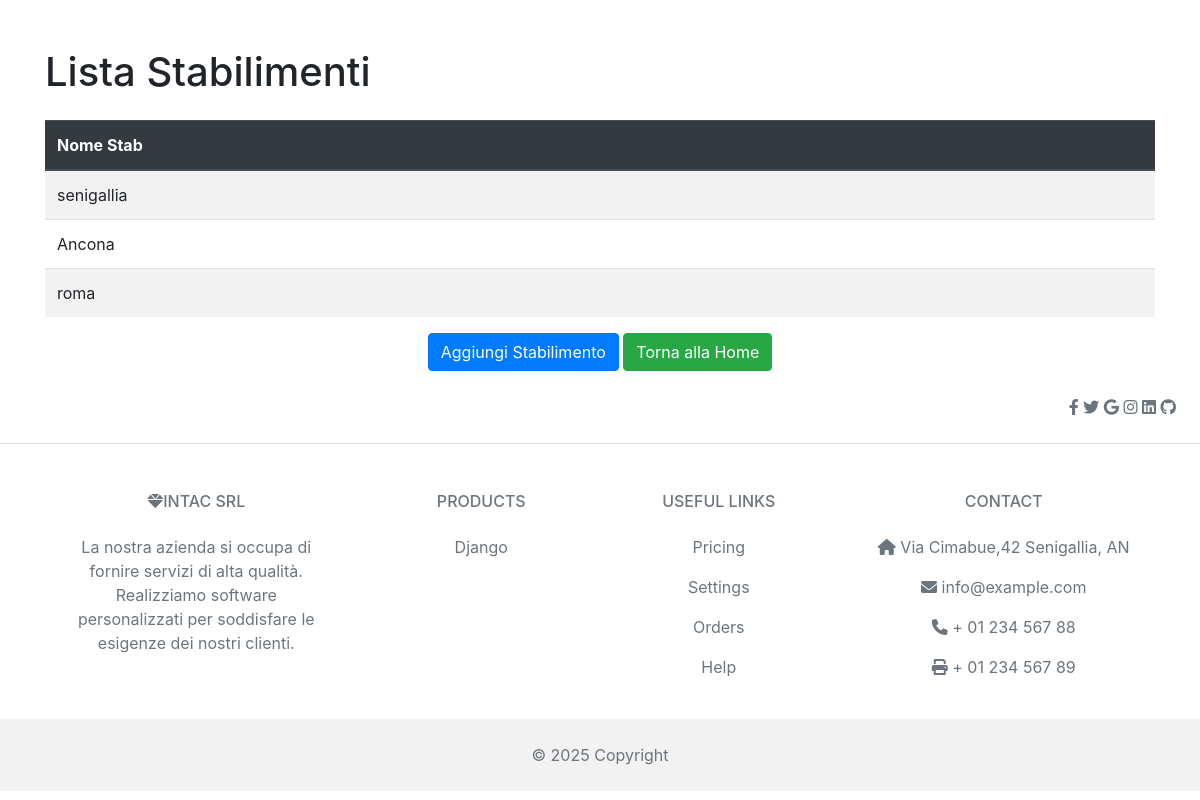
Page /stab/ on the earlier database version.
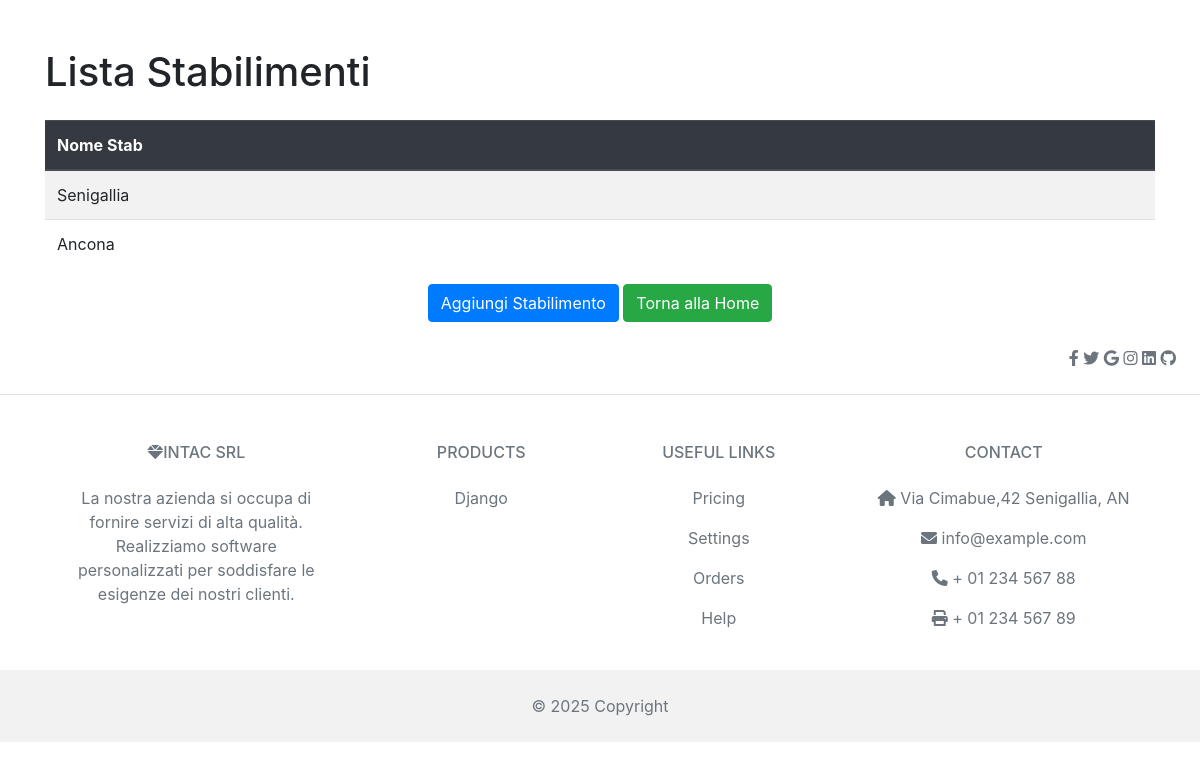
Same page on the later database version.
### gestione/models.py (models this page shows, shortened)
class Stabilimento(models.Model):
      nome = models.CharField(max_length=100)
      descrizione = models.TextField()

### gestione/views.py (the view)
# urls.py: path('stab/', lista_stab, name='lista_stab'),
def lista_stab(request):
    stab = Stabilimento.objects.all()
    return render(request, 'gestione/lista_stab.html', {'stabilimento':stab})

### gestione/templates/gestione/lista_stab.html (shortened to what this page needs)
{% extends 'gestione/base.html' %}
  {% block content %}
    <div class="container mt-5">
        <h1 class="mb-4">Lista Stabilimenti</h1>
        <table class="table table-striped">
            <thead class="thead-dark">
                <tr>
                    <th>Nome Stab</th>
                </tr>
            </thead>
            <tbody>
                {% for stab in stabilimento %}
                    <tr>
                        <td>{{ stab.nome }}</td>
                    </tr>
                {% endfor %}
            </tbody>
        </table>
    </div>
    <div class="text-center">
        <a href="{% url 'aggiungi_stab' %}" class="btn btn-primary">Aggiungi Stabilimento</a>
        <a href="{% url 'home' %}" class="btn btn-success">Torna alla Home</a>
    </div>
{% endblock%}

Differences in the rows shown:
removed Stabilimento: nome "senigallia"
removed Stabilimento: nome "roma"
added Stabilimento: nome "Senigallia"
